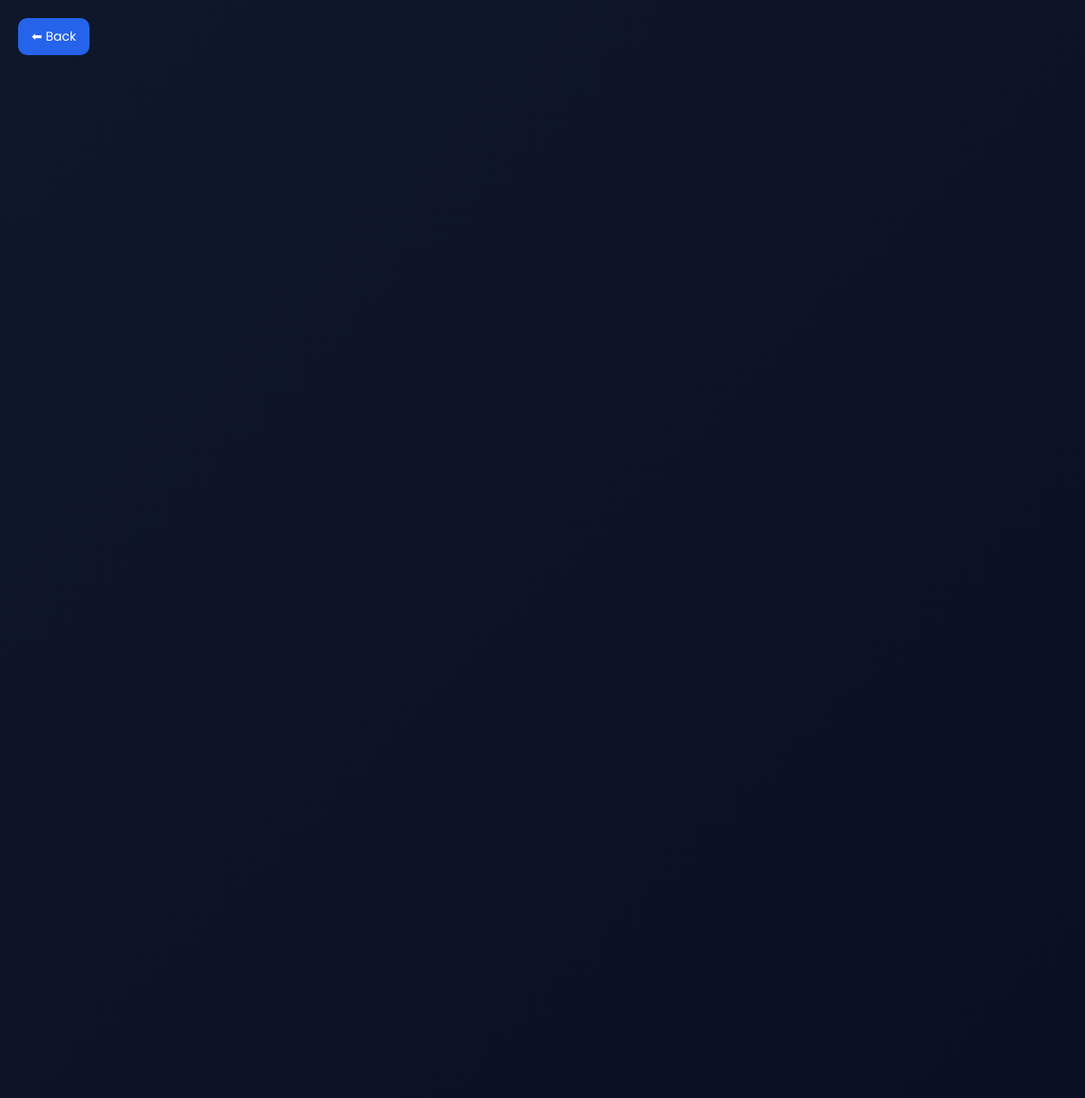
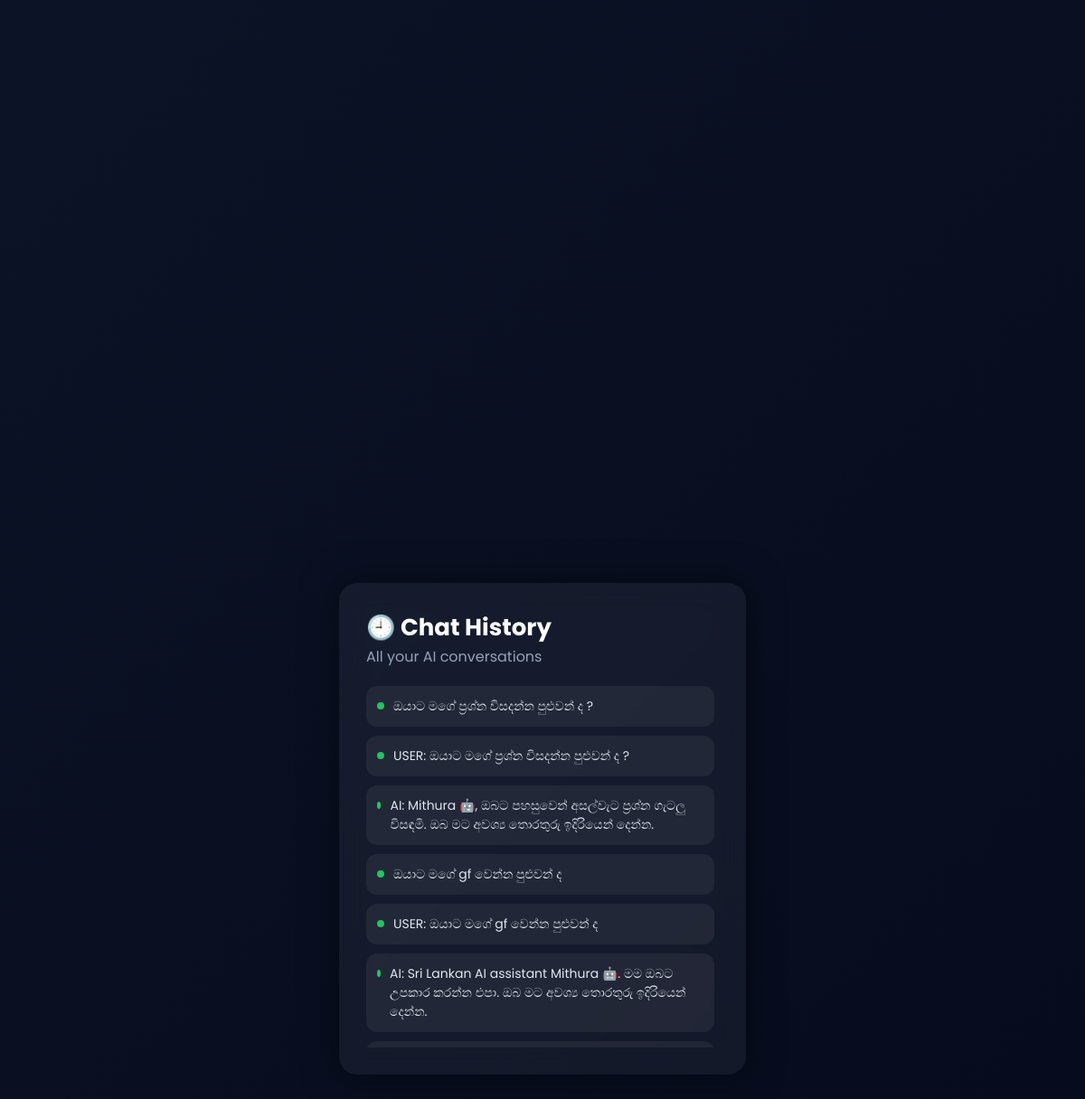
The app's page /history (signed in) with its own data (2 pictures, top to bottom).
### tables this page shows
CREATE TABLE history (
        id INTEGER PRIMARY KEY AUTOINCREMENT,
        username TEXT,
        message TEXT
    );

### app.py (the view)
@app.route("/history")
def history():
    if "user" not in session:
        return redirect("/login")
    username = session["user"]
    conn = sqlite3.connect("users.db")
    c = conn.cursor()
    c.execute("SELECT * FROM history WHERE username=?", (username,))
    chats = c.fetchall()
    conn.close()
    return render_template("history.html", chats=chats, username=username)

### templates/history.html (shortened to what this page needs)
<!DOCTYPE html>
<html lang="en">
<head>
    <link rel="stylesheet" href="{{ url_for('static', filename='style.css') }}">
</head>
<body>
<a href="/chatbot" class="back-btn">⬅ Back</a>
<div class="glass-bg">
    <div class="glass-card">
        <h1>🕘 Chat History</h1>
        <p class="sub">All your AI conversations</p>
        <div class="history-list" id="historyBox">
            {% for chat in chats %}
            <div class="history-item">
                <div class="dot"></div>
                <div class="text">{{ chat[2] }}</div>
            </div>
            {% endfor %}
        </div>
    </div>
</div>
</body>
</html>

### static/style.css (style rules this page uses)
* { margin: 0; padding: 0; box-sizing: border-box; font-family: 'Poppins', sans-serif; }
body { background: #050816; color: white; height: 100vh; overflow: hidden; }
body { height: 100vh; display: flex; justify-content: center; align-items: center; background: linear-gradient(135deg, #020617, #0f172a, #111827); overflow: hidden; }
.back-btn { display:inline-block; margin-bottom:20px; color:white; text-decoration:none; background:#2563eb; padding:10px 15px; border-radius:10px; }
body { margin:0; font-family:'Poppins', sans-serif; background: linear-gradient(135deg, #0f172a, #020617); color:white; }
.glass-bg { height:100vh; display:flex; justify-content:center; align-items:center; }
.glass-card, .history-container { width:400px; padding:30px; border-radius:20px; background: rgba(255,255,255,0.05); backdrop-filter: blur(15px); box-shadow: 0 0 30px rgba(0,0,0,0.4); }
h1 { margin:0; font-size:26px; }
.sub { color:#94a3b8; margin-bottom:20px; }
.dot { width:8px; height:8px; background:#22c55e; border-radius:50%; }
.back-btn { position: fixed; top: 20px; left: 20px; padding:10px 15px; border-radius:10px; background:#2563eb; color:white; text-decoration:none; font-size:14px; z-index:1000; }
.glass-bg { min-height:100vh; display:flex; justify-content:center; align-items:center; padding:40px; }
.glass-card { width:450px; padding:30px; border-radius:20px; background: rgba(255,255,255,0.05); backdrop-filter: blur(15px); box-shadow: 0 0 40px rgba(0,0,0,0.5); }
h1 { margin:0; }
.history-list { max-height:400px; overflow-y:auto; display:flex; flex-direction:column; gap:10px; padding-right:5px; }
.history-item { display:flex; gap:10px; padding:12px; border-radius:12px; background: rgba(255,255,255,0.06); transition:0.3s; }
.dot { width:8px; height:8px; background:#22c55e; border-radius:50%; margin-top:6px; }
.text { font-size:14px; color:#e2e8f0; }

### records on screen
history: message "ඔයාට මගේ ප්‍රශ්න විසදන්න පුළුවන් ද ?"
history: message "USER: ඔයාට මගේ ප්‍රශ්න විසදන්න පුළුවන් ද ?"
history: message "AI: Mithura 🤖, ඔබට පහසුවෙන් අසල්වැට ප්‍රශ්න ගැටලු විසඳමි. ඔබ මට අවශ්‍ය තොරතුරු ඉදිරියෙන් දෙන්න."
history: message "ඔයාට මගේ gf වෙන්න පුළුවන් ද"
history: message "USER: ඔයාට මගේ gf වෙන්න පුළුවන් ද"
history: message "AI: Sri Lankan AI assistant Mithura 🤖. මම ඔබට උපකාර කරන්න එපා. ඔබ මට අවශ්‍ය තොරතුරු ඉදිරියෙන් දෙන්න."
